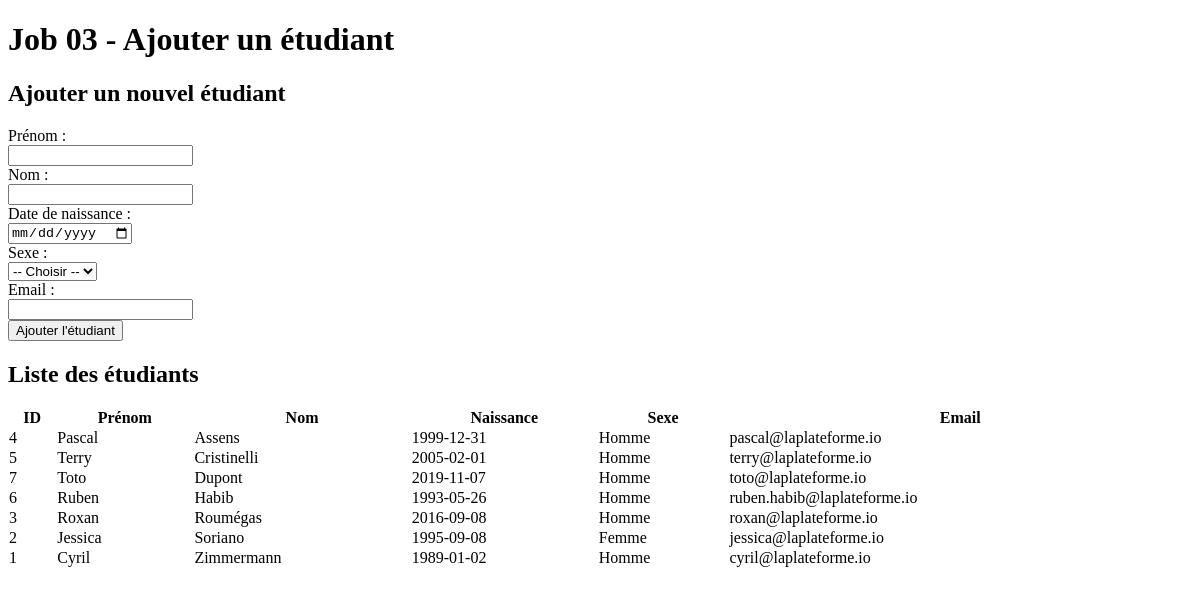
Page /jour10/job03/index.php on the committed database.
### tables this page shows
CREATE TABLE IF NOT EXISTS `etudiants` (
  `id` int NOT NULL AUTO_INCREMENT,
  `prenom` varchar(255) NOT NULL,
  `nom` varchar(255) NOT NULL,
  `naissance` date NOT NULL,
  `sexe` varchar(25) NOT NULL,
  `email` varchar(255) NOT NULL,
  PRIMARY KEY (`id`)
);

### jour10/job03/index.php (the view, shortened to what this page needs)
<!DOCTYPE html>
<html lang="fr">
<head>
</head>
<body>
    <h1>Job 03 - Ajouter un étudiant</h1>
    <?php
    $host = 'localhost';
    $dbname = 'jour09';
    $username = 'root';
    $password = '';
    try {
        $pdo = new PDO("mysql:host=$host;dbname=$dbname;charset=utf8", $username, $password);
        $pdo->setAttribute(PDO::ATTR_ERRMODE, PDO::ERRMODE_EXCEPTION);
    } catch (PDOException $e) {
        $message = '<p class="error">Erreur de connexion : ' . $e->getMessage() . '</p>';
    }
    ?>
    <form method="POST">
        <h2>Ajouter un nouvel étudiant</h2>
        <div>
            <label>Prénom :</label><br>
            <input type="text" name="prenom" required>
        </div>
        <div>
            <label>Nom :</label><br>
            <input type="text" name="nom" required>
        </div>
        <div>
            <label>Date de naissance :</label><br>
            <input type="date" name="naissance" required>
        </div>
        <div>
            <label>Sexe :</label><br>
            <select name="sexe" required>
                <option value="">-- Choisir --</option>
            </select>
        </div>
        <div>
            <label>Email :</label><br>
            <input type="email" name="email" required>
        </div>
        <div>
            <button type="submit" name="ajouter">Ajouter l'étudiant</button>
        </div>
    </form>
    <h2>Liste des étudiants</h2>
    <?php
    try {
        $stmt = $pdo->query("SELECT * FROM etudiants ORDER BY nom, prenom");
        $etudiants = $stmt->fetchAll(PDO::FETCH_ASSOC);
        if ($etudiants) {
            echo '<table>';
            echo '<thead><tr><th>ID</th><th>Prénom</th><th>Nom</th><th>Naissance</th><th>Sexe</th><th>Email</th></tr></thead>';
            echo '<tbody>';
            foreach ($etudiants as $etudiant) {
                echo '<tr>';
                echo '<td>' . htmlspecialchars($etudiant['id']) . '</td>';
                echo '<td>' . htmlspecialchars($etudiant['prenom']) . '</td>';
                echo '<td>' . htmlspecialchars($etudiant['nom']) . '</td>';
                echo '<td>' . htmlspecialchars($etudiant['naissance']) . '</td>';
                echo '<td>' . htmlspecialchars($etudiant['sexe']) . '</td>';
                echo '<td>' . htmlspecialchars($etudiant['email']) . '</td>';
                echo '</tr>';
            }
            echo '</tbody>';
            echo '</table>';
        } else {
            echo '<p>Aucun étudiant dans la base de données.</p>';
        }
    } catch (PDOException $e) {
        echo '<p class="error">Erreur lors de la récupération des données : ' . $e->getMessage() . '</p>';
    }
    ?>
</body>
</html>

### jour10/job03/index.php (style rules this page uses)
table { border-collapse: collapse; width: 100%; margin: 20px 0; }

### rows in the picture
etudiants: id "4", prenom "Pascal", nom "Assens", naissance "1999-12-31", sexe "Homme", email "pascal@laplateforme.io"
etudiants: id "5", prenom "Terry", nom "Cristinelli", naissance "2005-02-01", sexe "Homme", email "terry@laplateforme.io"
etudiants: id "7", prenom "Toto", nom "Dupont", naissance "2019-11-07", sexe "Homme", email "toto@laplateforme.io"
etudiants: id "6", prenom "Ruben", nom "Habib", naissance "1993-05-26", sexe "Homme", email "ruben.habib@laplateforme.io"
etudiants: id "3", prenom "Roxan", nom "Roumégas", naissance "2016-09-08", sexe "Homme", email "roxan@laplateforme.io"
etudiants: id "2", prenom "Jessica", nom "Soriano", naissance "1995-09-08", sexe "Femme", email "jessica@laplateforme.io"
etudiants: id "1", prenom "Cyril", nom "Zimmermann", naissance "1989-01-02", sexe "Homme", email "cyril@laplateforme.io"
